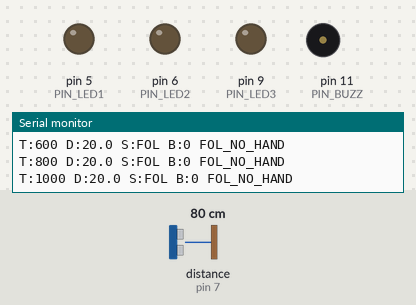
Simulated run of this program. Board: Arduino Uno, built with avr-gcc and run on an emulated ATmega328P. Parts: output pins drawn as LEDs (lit = HIGH), buzzer (waves = sounding), the last lines printed to the serial monitor. Wiring (inferred from the names in the program): ultrasonic range finder: trigger pin 8; echo pin 7. The inputs (shaded band) are chosen by the test bench; at power-on: distance to the obstacle (sensor on pin 7) 80 cm. The echo pulse lasts 58.3 µs per cm; pins used as bus, display or sensor lines are not drawn.

Above: at 1.2 s.
1.3 s: distance to the obstacle (sensor on pin 7) set to 2 cm
At 1.48 s:
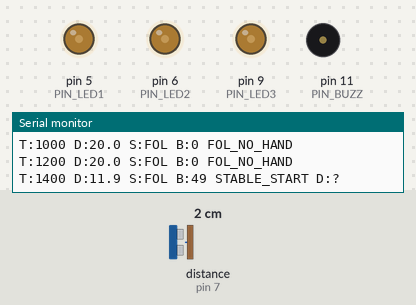
At 2.1 s:
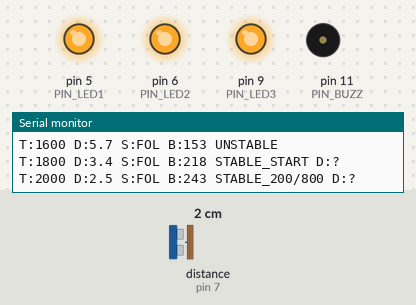
Timing chart, 0 to 4.9 s (numbered marks = the images above; inputs shaded):
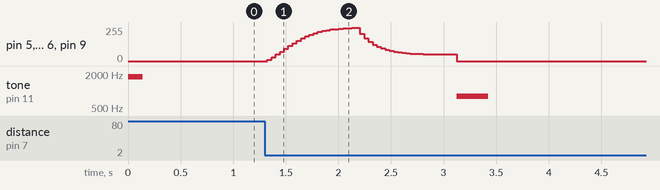

Measured:
- after the input at 1.3 s, pin 5 (PIN_LED1), pin 6 (PIN_LED2), pin 9 (PIN_LED3): rises from 0/255 to 250/255 in 0.84 s, then falls to 0/255 in 0.96 s; tone on pin 11 (PIN_BUZZ): silent → 800 Hz after 1.8 s, → silent 0.30 s later

The program:

main.cpp
```cpp
#include <Arduino.h>
// ========== Gesture Light v2: Follow → Lock (1.2s) → 3s Cooldown → Move-to-Unlock → Palm-Cover OFF → Wake ==========
// Serial: 115200 baud
// FIXED LOCKING VERSION: Simplified stability detection

#include <math.h>

// ---------------- TUNABLES ----------------
const int   PIN_TRIG = 8, PIN_ECHO = 7;
const int   PIN_LED1 = 5, PIN_LED2 = 6, PIN_LED3 = 9;
const int   PIN_BUZZ = 11;

// Distance window & filtering
const float DIST_MIN_CM = 2.0f;
const float DIST_MAX_CM = 20.0f;
const unsigned long SAMPLE_MS = 40;
const float EMA_ALPHA = 0.18f;
const float OUT_EASE  = 0.22f;
const float MAX_STEP_CM = 4.0f;
const float HAND_PRESENT_MARGIN = 0.2f;

// Locking - SIMPLIFIED
const unsigned long STABLE_MS      = 800; // steady time to lock
const float         STABLE_BAND_CM = 4.0f; // INCREASED: more forgiving band
const unsigned long COOLDOWN_MS    = 3000;

// Extra guard: block locking right after wake/unlock
const unsigned long LOCK_ARM_MS_AFTER_WAKE = 1500;

// Move-to-unlock
const float         UNLOCK_MOVE_CM = 3.0f;
const unsigned long UNLOCK_HOLD_MS = 250;

// Palm-cover OFF & Wake
const float         OFF_NEAR_CM      = 2.8f;
const unsigned long OFF_HOLD_MS      = 1200;
const unsigned long OFF_IGNORE_MS    = 2500;
const unsigned long WAKE_PRESENT_MS  = 400;
const float         FAR_MARGIN_CM    = 0.3f;
const unsigned long WAKE_ARM_MS      = 300;

// Brightness behavior
const float BRIGHT_FREEZE_MARGIN_CM  = 0.4f;
const float FULL_BRIGHT_CM           = 3.3f;
const float BRIGHT_ZONE_CM           = 3.6f;
const unsigned long NEAR_LOCK_MS     = 700;

// ---------------- STATE ----------------
enum Mode { FOLLOW, LOCKED, OFF };
Mode mode = FOLLOW;

const int LEDS[3] = {PIN_LED1, PIN_LED2, PIN_LED3};

float emaDist = DIST_MAX_CM, lastForCap = DIST_MAX_CM;

// *** Single-channel brightness (all LEDs equal) ***
int   targetLevel = 0;
float outLevel    = 0.0f;

int   lockLevel   = -1;
float lockRefDist = DIST_MAX_CM;

unsigned long lastSamp=0, lockAt=0, timeoutCount=0;
bool  inCooldown=false;

// SIMPLIFIED history for stability
struct Smp { unsigned long t; float d; };
Smp hist[32]; // Reduced size
int hHead=0;

// unlock tracking
unsigned long unlockStart=0;

// OFF / Wake timers
unsigned long nearStart = 0;
unsigned long wakeStart = 0;
unsigned long offAt     = 0;

// ---- WAKE ARM state ----
bool          wakeArmed   = false;
unsigned long farStart    = 0;

// ---- Lock-arm after wake/unlock ----
unsigned long lockArmBlockedUntil = 0;

// ---- Stability tracking ----
unsigned long stableStart = 0;
float stableStartDist = 0;

// ---- Near-lock tracking ----
unsigned long brightStart = 0;  // ADDED: Declare brightStart here

// ---------- SERIAL LOGGING ----------
void logLabeled(unsigned long now, float dist, Mode mode, int bright, const char* extra = "") {
  static unsigned long lastLog = 0;
  if (now - lastLog < 200) return; // Log less frequently
  lastLog = now;

  Serial.print("T:"); Serial.print(now);
  Serial.print(" D:"); Serial.print(dist,1);
  Serial.print(" S:"); Serial.print(mode==FOLLOW?"FOL":(mode==LOCKED?"LCK":"OFF"));
  Serial.print(" B:"); Serial.print(bright);
  Serial.print(" "); Serial.println(extra);
}

// ---------------- BUZZER ----------------
struct Beep { unsigned long onMs, gapMs; int freq; };
Beep bq[4]; int bHead=0, bTail=0; bool buzzing=false,inGap=false; unsigned long phaseEnd=0;

void queueBeep(int f,unsigned long onMs,unsigned long gapMs){
  int n=(bTail+1)%4; if(n==bHead) return; bq[bTail]={onMs,gapMs,f}; bTail=n;
}
void beepLock(){ queueBeep(2000,120,0); }
void beepWake(){ queueBeep(1700,90,0); }
void beepOff() { queueBeep(800, 300,0); }

void runBuzzer(){
  unsigned long now=millis();
  if(!buzzing && bHead!=bTail){
    tone(PIN_BUZZ,bq[bHead].freq);
    buzzing=true; inGap=false; phaseEnd=now+bq[bHead].onMs;
  }else if(buzzing && !inGap && now>=phaseEnd){
    noTone(PIN_BUZZ);
    inGap=true; phaseEnd=now+bq[bHead].gapMs;
    if(bq[bHead].gapMs==0){ bHead=(bHead+1)%4; buzzing=false; }
  }else if(buzzing && inGap && now>=phaseEnd){
    bHead=(bHead+1)%4; buzzing=false;
  }
}

// ---------------- SONAR ----------------
long readPulseCm(){
  digitalWrite(PIN_TRIG,LOW); delayMicroseconds(2);
  digitalWrite(PIN_TRIG,HIGH); delayMicroseconds(10);
  digitalWrite(PIN_TRIG,LOW);
  unsigned long dur=pulseIn(PIN_ECHO,HIGH,30000UL);
  if(!dur){ timeoutCount++; return -1; }
  return (long)(dur/58);
}

static inline float median3(float a,float b,float c){
  if(a>b){float t=a;a=b;b=t;}
  if(b>c){float t=b;b=c;c=t;}
  if(a>b){float t=a;a=b;b=t;}
  return b;
}

float readDistanceFiltered(){
  long a=readPulseCm(); delayMicroseconds(1000);
  long b=readPulseCm(); delayMicroseconds(1000);
  long c=readPulseCm();
  float m=-1;
  if(a>0&&b>0&&c>0) m=median3(a,b,c);
  else if(a>0&&b>0) m=(a+b)/2.0f;
  else if(b>0&&c>0) m=(b+c)/2.0f;
  else if(a>0||b>0||c>0) m=(a>0?a:(b>0?b:c));
  else {
    timeoutCount++;
    return emaDist;
  }

  if(m>0){
    if(m<DIST_MIN_CM) m=DIST_MIN_CM;
    if(m>DIST_MAX_CM) m=DIST_MAX_CM;
    float newEma = EMA_ALPHA*m + (1.0f-EMA_ALPHA)*emaDist;
    float d=newEma-lastForCap;
    if(d> MAX_STEP_CM) newEma=lastForCap+MAX_STEP_CM;
    if(d<-MAX_STEP_CM) newEma=lastForCap-MAX_STEP_CM;
    emaDist=newEma; lastForCap=newEma;
  }
  return emaDist;
}

// ---------------- SIMPLIFIED STABILITY DETECTION ----------------
void pushHist(float d){
  hist[hHead]={millis(),d};
  hHead=(hHead+1)%32;
}

bool isDistanceStable() {
  if (hHead < 2) return false;

  float currentDist = emaDist;
  float deviation = fabsf(currentDist - stableStartDist);

  // Check recent history for noise
  float minDist = currentDist, maxDist = currentDist;
  for(int i = 0; i < 8; i++) { // INCREASE from 5 to 8 samples for smoother checking
    int idx = (hHead - 1 - i + 32) % 32;
    float d = hist[idx].d;
    if(d < minDist) minDist = d;
    if(d > maxDist) maxDist = d;
  }

  float noiseBand = maxDist - minDist;

  // Make band checking more forgiving:
  return (deviation <= (STABLE_BAND_CM / 2.0f)) && (noiseBand <= STABLE_BAND_CM * 1.2f); // ADDED 1.2x multiplier
}


bool handPresent(){
  return (emaDist < (DIST_MAX_CM - HAND_PRESENT_MARGIN)) &&
         (emaDist > (DIST_MIN_CM + HAND_PRESENT_MARGIN));
}

bool farRegion(){
  return emaDist >= (DIST_MAX_CM - FAR_MARGIN_CM);
}

// ---------------- BRIGHTNESS ----------------
int mapDistToLevel(float cm){
  if(cm <= (OFF_NEAR_CM + BRIGHT_FREEZE_MARGIN_CM)) return targetLevel;
  if(cm <= FULL_BRIGHT_CM) return 255;
  if(cm > DIST_MAX_CM) cm = DIST_MAX_CM;

  float t = (cm - FULL_BRIGHT_CM) / (DIST_MAX_CM - FULL_BRIGHT_CM);
  int L = (int)((1.0f - t) * 255.0f);
  if(L < 0) L = 0;
  if(L > 255) L = 255;
  return L;
}

void writeUniform(float level){
  if(level < 0) level = 0;
  if(level > 255) level = 255;
  int v = (int)level;
  analogWrite(LEDS[0], v);
  analogWrite(LEDS[1], v);
  analogWrite(LEDS[2], v);
}

// ---------------- SETUP ----------------
void setup(){
  Serial.begin(115200);
  Serial.println("Gesture Light - FIXED LOCKING");

  pinMode(PIN_TRIG, OUTPUT);
  pinMode(PIN_ECHO, INPUT);
  for(int i=0; i<3; i++){
    pinMode(LEDS[i], OUTPUT);
    analogWrite(LEDS[i], 0);
  }
  pinMode(PIN_BUZZ, OUTPUT);

  // Initialize all state variables
  emaDist = DIST_MAX_CM;
  lastForCap = emaDist;
  lastSamp = millis();
  mode = FOLLOW;
  inCooldown = false;
  lockLevel = -1;
  lockAt = 0;
  lockRefDist = DIST_MAX_CM;
  unlockStart = 0;
  nearStart = 0;
  wakeStart = 0;
  offAt = 0;
  wakeArmed = false;
  farStart = 0;
  lockArmBlockedUntil = 0;
  stableStart = 0;
  stableStartDist = DIST_MAX_CM;
  brightStart = 0;  // ADDED: Initialize brightStart

  // Initialize history
  for(int i=0; i<32; i++) {
    hist[i] = {0, DIST_MAX_CM};
  }

  queueBeep(1800, 120, 0);
}

// ---------------- MAIN LOOP - SIMPLIFIED LOCKING LOGIC ----------------
void loop(){
  unsigned long now = millis();

  // HARD IGNORE WINDOW after OFF
  if(mode == OFF && (now - offAt) < OFF_IGNORE_MS){
    targetLevel = 0;
    outLevel += OUT_EASE * (0 - outLevel);
    writeUniform(outLevel);
    runBuzzer();
    return;
  }

  if(now - lastSamp >= SAMPLE_MS){
    lastSamp += SAMPLE_MS;

    float currentDist = readDistanceFiltered();
    pushHist(currentDist);

    bool present = handPresent();
    bool isFar = farRegion();

    char debugInfo[60] = "";

    // ===== OFF gesture detection =====
    if(mode != OFF && !inCooldown && currentDist <= OFF_NEAR_CM){
      if(nearStart == 0) nearStart = now;
      if(now - nearStart >= OFF_HOLD_MS){
        mode = OFF;
        offAt = now;
        targetLevel = 0;
        beepOff();
        wakeArmed = false;
        farStart = 0;
        stableStart = 0;
        brightStart = 0;  // ADDED: Reset brightStart
        strcpy(debugInfo, "OFF");
      }
    } else {
      nearStart = 0;
    }

    if(mode == FOLLOW){
      if(inCooldown){
        targetLevel = lockLevel;
        if(now - lockAt >= COOLDOWN_MS) inCooldown = false;
      } else {
        // Update brightness based on distance
        if(present){
          targetLevel = mapDistToLevel(currentDist);
          if(lockLevel < 0) lockLevel = targetLevel;
        } else {
          targetLevel = (lockLevel >= 0) ? lockLevel : 0;
        }

        // SIMPLIFIED LOCKING LOGIC
        bool lockArmReady = (now >= lockArmBlockedUntil);

        if(present && lockArmReady){
          if(stableStart == 0){
            // Start stability timer
            stableStart = now;
            stableStartDist = currentDist;
            sprintf(debugInfo, "STABLE_START D:%.1f", stableStartDist);
          } else {
            // Check if we're still stable
            if(isDistanceStable()){
              unsigned long stableTime = now - stableStart;
              if(stableTime >= STABLE_MS){
                // LOCK!
                mode = LOCKED;
                lockLevel = targetLevel;
                lockRefDist = currentDist;
                lockAt = now;
                inCooldown = true;
                beepLock();
                stableStart = 0;
                brightStart = 0;  // ADDED: Reset brightStart
                sprintf(debugInfo, "LOCKED T:%lu D:%.1f", stableTime, lockRefDist);
              } else {
                sprintf(debugInfo, "STABLE_%lu/%lu D:%.1f", stableTime, STABLE_MS, currentDist);
              }
            } else {
              // Not stable - reset timer
              stableStart = 0;
              strcpy(debugInfo, "UNSTABLE");
            }
          }
        } else {
          // No hand present or lock not armed - reset stability
          if(stableStart != 0){
            strcpy(debugInfo, "STABLE_RESET");
          }
          stableStart = 0;
        }

        // Near-lock shortcut (works at close range)
        bool inBrightZone = (currentDist <= BRIGHT_ZONE_CM) && present;
        if(inBrightZone && lockArmReady) {
          if(brightStart == 0) brightStart = now;
          if(now - brightStart >= NEAR_LOCK_MS){
            mode = LOCKED;
            lockLevel = 255;
            lockRefDist = currentDist;
            lockAt = now;
            inCooldown = true;
            beepLock();
            brightStart = 0;
            stableStart = 0;
            strcpy(debugInfo, "NEAR_LOCK");
          }
        } else {
          brightStart = 0;
        }
      }

    } else if(mode == LOCKED){
      targetLevel = lockLevel;

      if(inCooldown){
        if(now - lockAt >= COOLDOWN_MS){
          inCooldown = false;
        }
      } else if(present){
        // Unlock detection
        float dev = fabsf(currentDist - lockRefDist);
        if(dev >= UNLOCK_MOVE_CM){
          if(unlockStart == 0) unlockStart = now;
          if(now - unlockStart >= UNLOCK_HOLD_MS){
            mode = FOLLOW;
            unlockStart = 0;
            lockArmBlockedUntil = now + LOCK_ARM_MS_AFTER_WAKE;
            stableStart = 0;
            brightStart = 0;  // ADDED: Reset brightStart
            strcpy(debugInfo, "UNLOCKED");
          } else {
            sprintf(debugInfo, "UNLOCKING_%lu", UNLOCK_HOLD_MS - (now - unlockStart));
          }
        } else {
          unlockStart = 0;
        }
      } else {
        unlockStart = 0;
      }

    } else { // OFF mode
      targetLevel = 0;

      // Wake logic
      if(!wakeArmed){
        if(isFar){
          if(farStart == 0) farStart = now;
          if(now - farStart >= WAKE_ARM_MS){
            wakeArmed = true;
          }
        } else {
          farStart = 0;
        }
      }

      if(wakeArmed && present){
        if(wakeStart == 0) wakeStart = now;
        if(now - wakeStart >= WAKE_PRESENT_MS){
          mode = FOLLOW;
          beepWake();
          lockArmBlockedUntil = now + LOCK_ARM_MS_AFTER_WAKE;
          wakeArmed = false;
          farStart = 0;
          wakeStart = 0;
          stableStart = 0;
          brightStart = 0;  // ADDED: Reset brightStart
          strcpy(debugInfo, "WOKE");
        }
      } else {
        wakeStart = 0;
      }
    }

    // Smooth output
    outLevel += OUT_EASE * (targetLevel - outLevel);
    writeUniform(outLevel);

    // Log if no specific debug info
    if(debugInfo[0] == '\0') {
      if(mode == FOLLOW) {
        if(present) {
          if(stableStart > 0) {
            unsigned long stableTime = now - stableStart;
            sprintf(debugInfo, "FOL_STABLE_%lu/%lu", stableTime, STABLE_MS);
          } else {
            strcpy(debugInfo, "FOL_PRESENT");
          }
        } else {
          strcpy(debugInfo, "FOL_NO_HAND");
        }
      } else if(mode == LOCKED) {
        strcpy(debugInfo, "LCK_ACTIVE");
      } else {
        strcpy(debugInfo, "OFF_ACTIVE");
      }
    }

    logLabeled(now, currentDist, mode, (int)outLevel, debugInfo);
  }

  runBuzzer();
}
```
